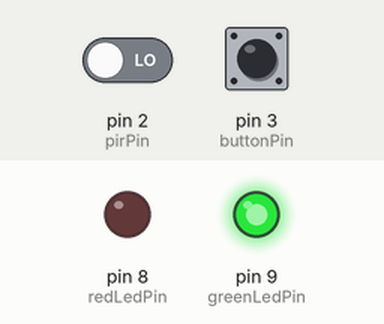
This sketch was run on a simulated Arduino Uno, built with avr-gcc and run on an emulated ATmega328P. Parts: output pins drawn as LEDs (lit = HIGH). Dashed ring = blinking. The inputs (shaded band) are chosen by the test bench; at power-on: pin 2 (pirPin) LOW, pin 3 (buttonPin) HIGH.

Above: at 1.2 s.
1.3 s: pin 2 (pirPin) driven HIGH
At 4.2 s:
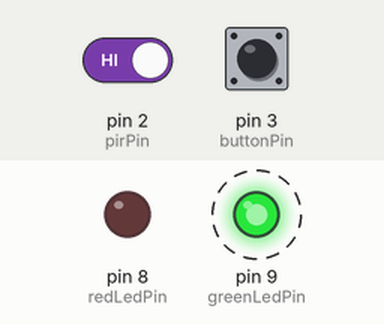
4.3 s: pin 3 (buttonPin) pulled LOW for 0.15 s
At 5.0 s:
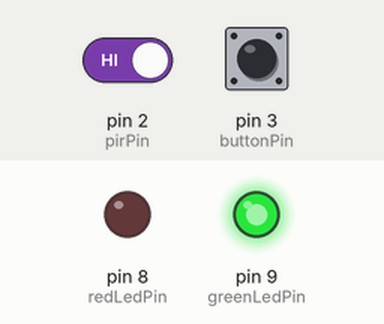
Timing chart, 0 to 7.3 s (numbered marks = the images above; inputs shaded):
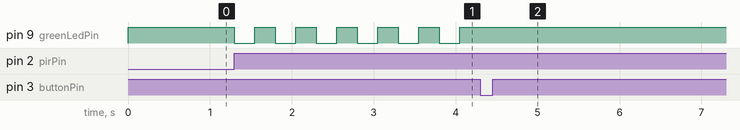

The sketch:

CODE__Smart_Home_Intruder_Alarm_System.ino
```cpp
const int pirPin = 2;      // PIR sensor OUT
const int buttonPin = 3;   // Push button (connected to Pin 3 and GND)
const int redLedPin = 8;   // RGB LED Red pin
const int greenLedPin = 9; // RGB LED Green pin
const int buzzerPin = 10;  // Buzzer (+) pin

// Set to true for Common Cathode RGB LED (HIGH = ON, LOW = OFF)
const bool isCommonCathode = true;

const int LED_ON  = isCommonCathode ? HIGH : LOW;
const int LED_OFF = isCommonCathode ? LOW : HIGH;

void setup() {
  pinMode(pirPin, INPUT);
  pinMode(buttonPin, INPUT_PULLUP);
  pinMode(redLedPin, OUTPUT);
  pinMode(greenLedPin, OUTPUT);
  pinMode(buzzerPin, OUTPUT);

  // Start in Safe Mode: Solid Green ON, Red OFF
  setGreenMode();
}

void loop() {
  // Check if someone enters (PIR detects motion)
  if (digitalRead(pirPin) == HIGH) {

    // STAGE 1: Blink Green LED for 5 seconds
    unsigned long stage1Start = millis();
    while (millis() - stage1Start < 5000) {
      digitalWrite(greenLedPin, LED_OFF);
      if (waitAndCheckButton(250)) return;

      digitalWrite(greenLedPin, LED_ON);
      if (waitAndCheckButton(250)) return;
    }

    // STAGE 2: Solid Red LED for 5 seconds
    digitalWrite(greenLedPin, LED_OFF);
    digitalWrite(redLedPin, LED_ON);

    unsigned long stage2Start = millis();
    while (millis() - stage2Start < 5000) {
      if (waitAndCheckButton(50)) return;
    }

    // STAGE 3: Alarm! Blinking Red + Buzzer sound
    triggerAlarm();
  }
}

// Waits for 'ms' milliseconds while constantly checking the button
bool waitAndCheckButton(unsigned long ms) {
  unsigned long start = millis();
  while (millis() - start < ms) {
    if (digitalRead(buttonPin) == LOW) {
      setGreenMode();

      // Wait for PIR sensor to settle before watching again
      while (digitalRead(pirPin) == HIGH) {
        delay(100);
      }
      delay(1000);
      return true;
    }
  }
  return false;
}

// Returns system to solid glowing Green
void setGreenMode() {
  noTone(buzzerPin);
  digitalWrite(redLedPin, LED_OFF);
  digitalWrite(greenLedPin, LED_ON);
}

// Blinking Red + Buzzing until button is pressed

void triggerAlarm() {
  unsigned long alarmStart = millis();

  while (millis() - alarmStart < 300000UL) {  // 5 minutes
    digitalWrite(redLedPin, LED_ON);
    tone(buzzerPin, 2500);

    if (waitAndCheckButton(150)) return;

    digitalWrite(redLedPin, LED_OFF);
    tone(buzzerPin, 1800);

    if (waitAndCheckButton(150)) return;
  }

  // Automatically stop alarm after 5 minutes
  setGreenMode();
}
```

Measured:
- after the input at 1.3 s, pin 9 (greenLedPin): alternates HIGH for 0.25 s and LOW for 0.25 s, starting at once
- after the input at 4.3 s, pin 8 (redLedPin): stays LOW (without the input it goes to HIGH after 2.0 s); pin 9 (greenLedPin): stops changing and stays HIGH
